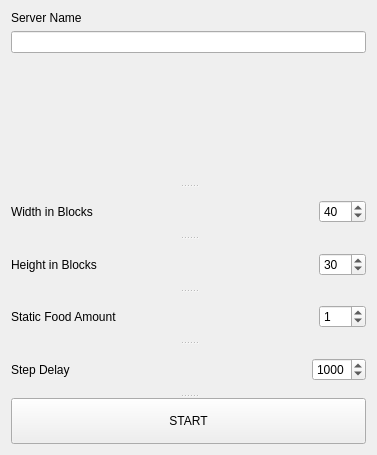
<?xml version="1.0" encoding="UTF-8"?>
<ui version="4.0">
    <class>Form</class>
    <widget class="QWidget" name="Form">
        <property name="geometry">
            <rect>
                <x>0</x>
                <y>0</y>
                <width>377</width>
                <height>455</height>
            </rect>
        </property>
        <property name="windowTitle">
            <string>Form</string>
        </property>
        <layout class="QVBoxLayout" name="verticalLayout_2">
            <item>
                <widget class="QSplitter" name="splitter">
                    <property name="orientation">
                        <enum>Qt::Vertical</enum>
                    </property>
                    <widget class="QWidget" name="">
                        <layout class="QVBoxLayout" name="verticalLayout">
                            <item>
                                <widget class="QLabel" name="serverNameLabel">
                                    <property name="sizePolicy">
                                        <sizepolicy hsizetype="Preferred" vsizetype="Preferred">
                                            <horstretch>0</horstretch>
                                            <verstretch>0</verstretch>
                                        </sizepolicy>
                                    </property>
                                    <property name="text">
                                        <string>Server Name</string>
                                    </property>
                                    <property name="alignment">
                                        <set>Qt::AlignBottom|Qt::AlignLeading|Qt::AlignLeft</set>
                                    </property>
                                </widget>
                            </item>
                            <item>
                                <widget class="QLineEdit" name="serverNameLine"/>
                            </item>
                            <item>
                                <spacer name="verticalSpacer">
                                    <property name="orientation">
                                        <enum>Qt::Vertical</enum>
                                    </property>
                                    <property name="sizeHint" stdset="0">
                                        <size>
                                            <width>20</width>
                                            <height>40</height>
                                        </size>
                                    </property>
                                </spacer>
                            </item>
                        </layout>
                    </widget>
                    <widget class="QWidget" name="">
                        <layout class="QHBoxLayout" name="horizontalLayout">
                            <item>
                                <widget class="QLabel" name="label_2">
                                    <property name="text">
                                        <string>Width in Blocks</string>
                                    </property>
                                </widget>
                            </item>
                            <item>
                                <spacer name="horizontalSpacer">
                                    <property name="orientation">
                                        <enum>Qt::Horizontal</enum>
                                    </property>
                                    <property name="sizeHint" stdset="0">
                                        <size>
                                            <width>40</width>
                                            <height>20</height>
                                        </size>
                                    </property>
                                </spacer>
                            </item>
                            <item>
                                <widget class="QSpinBox" name="widthBox">
                                    <property name="minimum">
                                        <number>10</number>
                                    </property>
                                    <property name="maximum">
                                        <number>100</number>
                                    </property>
                                    <property name="value">
                                        <number>40</number>
                                    </property>
                                </widget>
                            </item>
                        </layout>
                    </widget>
                    <widget class="QWidget" name="">
                        <layout class="QHBoxLayout" name="horizontalLayout_2">
                            <item>
                                <widget class="QLabel" name="label_3">
                                    <property name="text">
                                        <string>Height in Blocks</string>
                                    </property>
                                </widget>
                            </item>
                            <item>
                                <spacer name="horizontalSpacer_2">
                                    <property name="orientation">
                                        <enum>Qt::Horizontal</enum>
                                    </property>
                                    <property name="sizeHint" stdset="0">
                                        <size>
                                            <width>40</width>
                                            <height>20</height>
                                        </size>
                                    </property>
                                </spacer>
                            </item>
                            <item>
                                <widget class="QSpinBox" name="heightBox">
                                    <property name="minimum">
                                        <number>10</number>
                                    </property>
                                    <property name="maximum">
                                        <number>100</number>
                                    </property>
                                    <property name="value">
                                        <number>30</number>
                                    </property>
                                </widget>
                            </item>
                        </layout>
                    </widget>
                    <widget class="QWidget" name="">
                        <layout class="QHBoxLayout" name="horizontalLayout_3">
                            <item>
                                <widget class="QLabel" name="label_4">
                                    <property name="text">
                                        <string>Static Food Amount</string>
                                    </property>
                                </widget>
                            </item>
                            <item>
                                <spacer name="horizontalSpacer_3">
                                    <property name="orientation">
                                        <enum>Qt::Horizontal</enum>
                                    </property>
                                    <property name="sizeHint" stdset="0">
                                        <size>
                                            <width>40</width>
                                            <height>20</height>
                                        </size>
                                    </property>
                                </spacer>
                            </item>
                            <item>
                                <widget class="QSpinBox" name="foodBox">
                                    <property name="maximum">
                                        <number>100</number>
                                    </property>
                                    <property name="value">
                                        <number>1</number>
                                    </property>
                                </widget>
                            </item>
                        </layout>
                    </widget>
                    <widget class="QWidget" name="">
                        <layout class="QHBoxLayout" name="horizontalLayout_4">
                            <item>
                                <widget class="QLabel" name="label_5">
                                    <property name="text">
                                        <string>Step Delay</string>
                                    </property>
                                </widget>
                            </item>
                            <item>
                                <spacer name="horizontalSpacer_4">
                                    <property name="orientation">
                                        <enum>Qt::Horizontal</enum>
                                    </property>
                                    <property name="sizeHint" stdset="0">
                                        <size>
                                            <width>40</width>
                                            <height>20</height>
                                        </size>
                                    </property>
                                </spacer>
                            </item>
                            <item>
                                <widget class="QSpinBox" name="delayBox">
                                    <property name="minimum">
                                        <number>100</number>
                                    </property>
                                    <property name="maximum">
                                        <number>3000</number>
                                    </property>
                                    <property name="singleStep">
                                        <number>100</number>
                                    </property>
                                    <property name="value">
                                        <number>1000</number>
                                    </property>
                                </widget>
                            </item>
                        </layout>
                    </widget>
                    <widget class="QPushButton" name="startButton">
                        <property name="text">
                            <string>START</string>
                        </property>
                    </widget>
                </widget>
            </item>
        </layout>
    </widget>
    <resources/>
    <connections/>
</ui>
